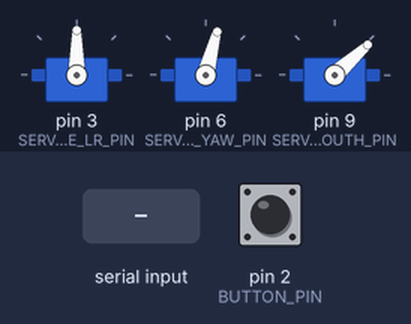
A sketch run on a simulated Arduino Uno, built with avr-gcc and run on an emulated ATmega328P. On the bench: 3 × servo. Inputs (shaded band) come from the test bench; at power-on: pin 2 (BUTTON_PIN) HIGH. Random numbers use the default seed unless the sketch sets one; what the sketch prints to the serial monitor is not drawn.

Above: at 1.2 s.
1.3 s: "PRINT|\n" received over Serial
4.3 s: pin 2 (BUTTON_PIN) pulled LOW for 0.15 s
Timing chart, 0 to 7.3 s (numbered marks = the images above; inputs shaded):
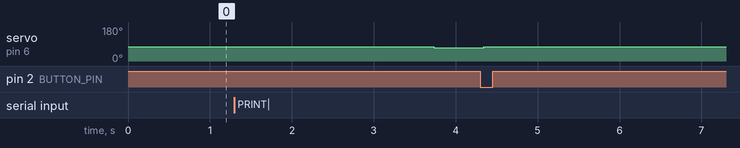

The sketch:

prevention_head_servo.ino
```cpp
/*
  Prevention Head Serial - stable robot baseline

  USB serial at 115200 baud:
    STATE:idle
    STATE:ready
    STATE:listening
    STATE:processing
    STATE:speaking
    STATE:waiting_for_reply
    STATE:error
    STATE:reset
    MOUTH:0..100

  Hardware mapping:
    Start button C/NO     -> pin 2 + GND
    Eye left/right servo  -> pin 3
    Eye up/down servo     -> pin 5
    Head side/side servo  -> pin 6
    Mouth servo           -> pin 9
    Thermal printer TX    -> pin 10 (optional, printer-to-Arduino)
    Thermal printer RX    -> pin 11 (Arduino-to-printer)

  Receipt printer:
    Browser sends PRINT|method|protects|effectiveness|use|gender|sideEffects|footer
    after the consultation is completed.
*/

#include <Servo.h>
#if defined(ARDUINO_ARCH_AVR)
#include <SoftwareSerial.h>
#define RECEIPT_PRINTER_AVAILABLE 1
#else
#define RECEIPT_PRINTER_AVAILABLE 0
#endif

const unsigned long SERIAL_BAUD = 115200;
const unsigned long PRINTER_BAUD = 9600;

const uint8_t BUTTON_PIN = 2;
const uint8_t SERVO_EYE_LR_PIN = 3;
const uint8_t SERVO_HEAD_YAW_PIN = 6;
const uint8_t SERVO_MOUTH_PIN = 9;
const uint8_t PRINTER_RX_PIN = 10;
const uint8_t PRINTER_TX_PIN = 11;

const int EYE_LR_MIN = 45;
const int EYE_LR_CENTER = 90;
const int EYE_LR_MAX = 135;

const int EYE_UD_MIN = 55;
const int EYE_UD_CENTER = 92;
const int EYE_UD_MAX = 130;

const int HEAD_YAW_MIN = 25;
const int HEAD_YAW_CENTER = 75;
const int HEAD_YAW_MAX = 125;

const int MOUTH_CLOSED = 42;
const int MOUTH_MID = 68;
const int MOUTH_OPEN = 95;

const float SERVO_SMOOTHING = 0.10f;
const float MOUTH_SMOOTHING = 0.34f;
const unsigned long BOOT_SETTLE_MS = 1400;
const unsigned long MANUAL_MOUTH_HOLD_MS = 420;
const unsigned long BUTTON_DEBOUNCE_MS = 45;

Servo servoEyeLR;
Servo servoHeadYaw;
Servo servoMouth;

#if RECEIPT_PRINTER_AVAILABLE
SoftwareSerial printerSerial(PRINTER_RX_PIN, PRINTER_TX_PIN);
#endif

String serialBuffer = "";
String currentState = "boot";

float eyeLRValue = EYE_LR_CENTER;
float eyeUDValue = EYE_UD_CENTER;
float headYawValue = HEAD_YAW_CENTER;
float mouthValue = MOUTH_CLOSED;

float eyeLRTarget = EYE_LR_CENTER;
float eyeUDTarget = EYE_UD_CENTER;
float headYawTarget = HEAD_YAW_CENTER;
float mouthTarget = MOUTH_CLOSED;

unsigned long bootStartedAt = 0;
unsigned long lastGazeShiftAt = 0;
unsigned long nextGazeShiftDelayMs = 1200;
unsigned long lastHeadShiftAt = 0;
unsigned long nextHeadShiftDelayMs = 1600;
unsigned long lastManualMouthAt = 0;
int manualMouthPercent = 0;

bool lastButtonReading = HIGH;
bool buttonState = HIGH;
unsigned long lastButtonChangeAt = 0;

void setup() {
  Serial.begin(SERIAL_BAUD);
  pinMode(BUTTON_PIN, INPUT_PULLUP);

#if RECEIPT_PRINTER_AVAILABLE
  printerSerial.begin(PRINTER_BAUD);
  resetPrinter();
#endif

  servoEyeLR.attach(SERVO_EYE_LR_PIN);
  servoHeadYaw.attach(SERVO_HEAD_YAW_PIN);
  servoMouth.attach(SERVO_MOUTH_PIN);

  bootStartedAt = millis();
  setState("boot");
  writeServosImmediate();

  Serial.println("PreventionHeadSerial ready");
#if RECEIPT_PRINTER_AVAILABLE
  Serial.println("Receipt printer serial ready");
#else
  Serial.println("Receipt printer unavailable on this board build");
#endif
}

void loop() {
  readSerialMessages();
  readButton();
  updateStateMachine();
  updateGazeTargets();
  updateHeadTargets();
  updateStateTargets();
  easeServos();
  writeServos();
}

void readSerialMessages() {
  while (Serial.available() > 0) {
    const char ch = (char)Serial.read();
    if (ch == '\r') continue;

    if (ch == '\n') {
      if (serialBuffer.length() > 0) {
        handleLine(serialBuffer);
        serialBuffer = "";
      }
      continue;
    }

    if (serialBuffer.length() < 560) {
      serialBuffer += ch;
    }
  }
}

void readButton() {
  const bool reading = digitalRead(BUTTON_PIN);

  if (reading != lastButtonReading) {
    lastButtonChangeAt = millis();
    lastButtonReading = reading;
  }

  if (millis() - lastButtonChangeAt < BUTTON_DEBOUNCE_MS) return;

  if (reading != buttonState) {
    buttonState = reading;

    if (buttonState == LOW) {
      Serial.println("BUTTON:start");
      setState("start");
    }
  }
}

void handleLine(String line) {
  line.trim();
  if (!line.length()) return;

  if (line.startsWith("STATE:")) {
    String next = line.substring(6);
    next.trim();
    next.toLowerCase();
    setState(next);
    Serial.print("state -> ");
    Serial.println(currentState);
  } else if (line.startsWith("MOUTH:")) {
    String value = line.substring(6);
    value.trim();
    manualMouthPercent = constrain(value.toInt(), 0, 100);
    lastManualMouthAt = millis();
    mouthTarget = map(manualMouthPercent, 0, 100, MOUTH_CLOSED, MOUTH_OPEN);
  } else if (line.startsWith("PRINT|")) {
    parkFaceForPrint();
    printReceipt(line);
    restoreFaceAfterPrint();
    setState("waiting_for_reply");
  }
}

void parkFaceForPrint() {
  eyeLRTarget = EYE_LR_CENTER;
  eyeUDTarget = EYE_UD_CENTER;
  headYawTarget = HEAD_YAW_CENTER;
  mouthTarget = MOUTH_CLOSED;
  writeServosImmediate();
  delay(220);
  servoEyeLR.detach();
  servoHeadYaw.detach();
  servoMouth.detach();
  lastGazeShiftAt = millis();
  lastHeadShiftAt = millis();
}

void restoreFaceAfterPrint() {
  servoEyeLR.attach(SERVO_EYE_LR_PIN);
  servoHeadYaw.attach(SERVO_HEAD_YAW_PIN);
  servoMouth.attach(SERVO_MOUTH_PIN);
  eyeLRTarget = EYE_LR_CENTER;
  eyeLRValue = EYE_LR_CENTER;
  headYawTarget = HEAD_YAW_CENTER;
  headYawValue = HEAD_YAW_CENTER;
  mouthTarget = MOUTH_CLOSED;
  mouthValue = MOUTH_CLOSED;
  servoEyeLR.write(EYE_LR_CENTER);
  servoHeadYaw.write(HEAD_YAW_CENTER);
  servoMouth.write(MOUTH_CLOSED);
  delay(120);
  lastGazeShiftAt = millis();
  lastHeadShiftAt = millis();
}

void resetPrinter() {
#if RECEIPT_PRINTER_AVAILABLE
  printerSerial.write(27);
  printerSerial.write('@');
  delay(60);
#endif
}

void printReceipt(const String &line) {
#if RECEIPT_PRINTER_AVAILABLE
  String fields[7];
  splitReceiptFields(line, fields, 7);

  resetPrinter();
  printerSerial.println();
  printerSerial.println("TILDELT PRAEVENTION:");
  printerSerial.println(printerAscii(fields[0]));
  printerSerial.println();
  printerSerial.println("BESKYTTER MOD:");
  printerSerial.println(printerAscii(fields[1]));
  printerSerial.println();
  printerSerial.println("EFFEKTIVITET:");
  printerSerial.println(printerAscii(fields[2]));
  printerSerial.println();
  printerSerial.println("ANVENDELSE:");
  printerSerial.println(printerAscii(fields[3]));
  printerSerial.println();
  printerSerial.println("BRUGERKOEN:");
  printerSerial.println(printerAscii(fields[4]));
  printerSerial.println();
  printerSerial.println("REGISTREREDE BIVIRKNINGER:");
  printReceiptEffects(fields[5]);
  printerSerial.println();
  printerSerial.println("---");
  printerSerial.println();
  printReceiptFooter(fields[6]);
  printerSerial.println();
  printerSerial.println();
  printerSerial.println();
  printerSerial.println();
  printerSerial.println();
  printerSerial.println();
  printerSerial.println();
  printerSerial.println();

  Serial.println("PRINT:done");
#else
  Serial.println("PRINT:printer_unavailable");
#endif
}

String printerText(String value) {
  value.replace("æ", "ae");
  value.replace("ø", "oe");
  value.replace("å", "aa");
  value.replace("Æ", "AE");
  value.replace("Ø", "OE");
  value.replace("Å", "AA");
  value.replace("…", "...");
  value.replace("–", "-");
  value.replace("•", "-");
  value.trim();
  if (!value.length()) return "-";
  return value;
}

String printerAscii(String value) {
  value.trim();
  String clean = "";
  for (unsigned int i = 0; i < value.length(); i += 1) {
    const char ch = value.charAt(i);
    if (ch >= 32 && ch <= 126) {
      clean += ch;
    }
  }
  clean.trim();
  if (!clean.length()) return "-";
  return clean;
}

void printReceiptEffects(const String &effects) {
  int start = 0;
  while (start <= effects.length()) {
    const int divider = effects.indexOf('~', start);
    String effect = divider < 0 ? effects.substring(start) : effects.substring(start, divider);
    effect.trim();
    if (effect.length()) {
      printerSerial.print("- ");
      printerSerial.println(printerAscii(effect));
    }
    if (divider < 0) break;
    start = divider + 1;
  }
}

void printReceiptFooter(const String &footer) {
  String text = printerAscii(footer);
  int start = 0;
  while (start < text.length()) {
    int end = start + 32;
    if (end >= text.length()) {
      printerSerial.println(text.substring(start));
      break;
    }
    int space = text.lastIndexOf(' ', end);
    if (space <= start) space = end;
    printerSerial.println(text.substring(start, space));
    start = space + 1;
  }
}

void splitReceiptFields(const String &line, String fields[], int fieldCount) {
  int start = 6;
  for (int i = 0; i < fieldCount; i += 1) {
    const int divider = line.indexOf('|', start);
    if (divider < 0) {
      fields[i] = line.substring(start);
      start = line.length();
    } else {
      fields[i] = line.substring(start, divider);
      start = divider + 1;
    }
    fields[i].trim();
    if (!fields[i].length()) fields[i] = "-";
  }
}

void setState(const String &next) {
  currentState = next;

  if (currentState == "reset" || currentState == "boot" || currentState == "start") {
    eyeLRTarget = EYE_LR_CENTER;
    eyeUDTarget = EYE_UD_CENTER;
    headYawTarget = HEAD_YAW_CENTER;
    mouthTarget = MOUTH_CLOSED;
    writeServosImmediate();
    return;
  }

  scheduleGazeShiftFromNow();
  scheduleHeadShiftFromNow();
}

void updateStateMachine() {
  if (currentState == "boot" && millis() - bootStartedAt > BOOT_SETTLE_MS) {
    setState("ready");
  }
}

void updateGazeTargets() {
  if (!shouldRoamEyes()) return;

  const unsigned long now = millis();
  if (now - lastGazeShiftAt < nextGazeShiftDelayMs) return;

  lastGazeShiftAt = now;
  nextGazeShiftDelayMs = pickGazeDelayForState();

  if (currentState == "processing") {
    const float horizontalPhase = (float)(now % 1900UL) / 1900.0f;
    const float verticalPhase = (float)(now % 1300UL) / 1300.0f;
    eyeLRTarget = EYE_LR_CENTER + (int)round(sinf(horizontalPhase * TWO_PI) * 4.0f);
    eyeUDTarget = EYE_UD_CENTER + (int)round(sinf(verticalPhase * TWO_PI + 0.7f) * 18.0f);

    if ((now / 420UL) % 3UL == 0UL) {
      eyeLRTarget = randomInt(EYE_LR_CENTER - 5, EYE_LR_CENTER + 5);
      eyeUDTarget = randomInt(EYE_UD_CENTER - 18, EYE_UD_CENTER + 18);
    }
  } else if (currentState == "speaking") {
    eyeLRTarget = randomInt(EYE_LR_CENTER - 5, EYE_LR_CENTER + 5);
    eyeUDTarget = randomInt(EYE_UD_CENTER - 5, EYE_UD_CENTER + 5);
  } else if (currentState == "waiting_for_reply") {
    eyeLRTarget = randomInt(EYE_LR_CENTER - 2, EYE_LR_CENTER + 2);
    eyeUDTarget = randomInt(EYE_UD_CENTER - 2, EYE_UD_CENTER + 2);
  } else {
    eyeLRTarget = randomInt(EYE_LR_CENTER - 6, EYE_LR_CENTER + 6);
    eyeUDTarget = randomInt(EYE_UD_CENTER - 4, EYE_UD_CENTER + 4);
  }
}

void updateHeadTargets() {
  if (!shouldRoamHead()) return;

  const unsigned long now = millis();
  if (now - lastHeadShiftAt < nextHeadShiftDelayMs) return;

  lastHeadShiftAt = now;
  nextHeadShiftDelayMs = pickHeadDelayForState();

  if (currentState == "idle" || currentState == "ready") {
    headYawTarget = randomInt(HEAD_YAW_CENTER - 28, HEAD_YAW_CENTER + 28);
  } else if (currentState == "listening") {
    headYawTarget = randomInt(HEAD_YAW_CENTER - 18, HEAD_YAW_CENTER + 18);
  } else if (currentState == "processing") {
    headYawTarget = HEAD_YAW_CENTER + (int)round(sinf(now / 920.0f) * 38.0f);
  } else if (currentState == "speaking") {
    headYawTarget = randomInt(HEAD_YAW_CENTER - 22, HEAD_YAW_CENTER + 22);
  } else if (currentState == "waiting_for_reply") {
    headYawTarget = randomInt(HEAD_YAW_CENTER - 8, HEAD_YAW_CENTER + 8);
  }
}

void updateStateTargets() {
  const unsigned long now = millis();

  if (currentState == "boot" || currentState == "reset" || currentState == "start") {
    eyeLRTarget = EYE_LR_CENTER;
    eyeUDTarget = EYE_UD_CENTER;
    headYawTarget = HEAD_YAW_CENTER;
    mouthTarget = MOUTH_CLOSED;
  } else if (currentState == "idle") {
    mouthTarget = MOUTH_CLOSED;
  } else if (currentState == "ready") {
    eyeLRTarget = EYE_LR_CENTER;
    eyeUDTarget = EYE_UD_CENTER;
    headYawTarget = HEAD_YAW_CENTER;
    mouthTarget = MOUTH_CLOSED;
  } else if (currentState == "listening") {
    eyeUDTarget = EYE_UD_CENTER - 2;
    mouthTarget = MOUTH_CLOSED;
  } else if (currentState == "processing") {
    mouthTarget = MOUTH_CLOSED;
  } else if (currentState == "speaking") {
    mouthTarget = speakingMouthTarget(now);
  } else if (currentState == "waiting_for_reply") {
    mouthTarget = MOUTH_CLOSED;
  } else if (currentState == "error") {
    eyeLRTarget = EYE_LR_CENTER;
    eyeUDTarget = EYE_UD_CENTER + 2;
    headYawTarget = HEAD_YAW_CENTER - 8;
    mouthTarget = MOUTH_MID;
  }

  eyeLRTarget = clampf(eyeLRTarget, EYE_LR_MIN, EYE_LR_MAX);
  eyeUDTarget = clampf(eyeUDTarget, EYE_UD_MIN, EYE_UD_MAX);
  headYawTarget = clampf(headYawTarget, HEAD_YAW_MIN, HEAD_YAW_MAX);
  mouthTarget = clampf(mouthTarget, MOUTH_CLOSED, MOUTH_OPEN);
}

void easeServos() {
  eyeLRValue += (eyeLRTarget - eyeLRValue) * SERVO_SMOOTHING;
  headYawValue += (headYawTarget - headYawValue) * SERVO_SMOOTHING;
  mouthValue += (mouthTarget - mouthValue) * MOUTH_SMOOTHING;
}

void writeServos() {
  servoEyeLR.write((int)round(eyeLRValue));
  servoHeadYaw.write((int)round(headYawValue));
  servoMouth.write((int)round(mouthValue));
}

void writeServosImmediate() {
  eyeLRValue = eyeLRTarget;
  headYawValue = headYawTarget;
  mouthValue = mouthTarget;
  writeServos();
}

bool shouldRoamEyes() {
  return currentState == "idle" ||
         currentState == "ready" ||
         currentState == "processing" ||
         currentState == "speaking" ||
         currentState == "waiting_for_reply";
}

bool shouldRoamHead() {
  return currentState == "idle" ||
         currentState == "ready" ||
         currentState == "listening" ||
         currentState == "processing" ||
         currentState == "speaking" ||
         currentState == "waiting_for_reply";
}

unsigned long pickGazeDelayForState() {
  if (currentState == "idle" || currentState == "ready") return (unsigned long)randomInt(1700, 2800);
  if (currentState == "processing") return (unsigned long)randomInt(70, 120);
  if (currentState == "speaking") return (unsigned long)randomInt(480, 850);
  if (currentState == "waiting_for_reply") return (unsigned long)randomInt(1800, 2800);
  return (unsigned long)randomInt(900, 1700);
}

unsigned long pickHeadDelayForState() {
  if (currentState == "idle" || currentState == "ready") return (unsigned long)randomInt(2200, 3600);
  if (currentState == "processing") return (unsigned long)randomInt(180, 260);
  if (currentState == "speaking") return (unsigned long)randomInt(1200, 2100);
  return (unsigned long)randomInt(1800, 3000);
}

void scheduleGazeShiftFromNow() {
  lastGazeShiftAt = millis();
  nextGazeShiftDelayMs = pickGazeDelayForState();
}

void scheduleHeadShiftFromNow() {
  lastHeadShiftAt = millis();
  nextHeadShiftDelayMs = pickHeadDelayForState();
}

int speakingMouthTarget(unsigned long now) {
  if (now - lastManualMouthAt <= MANUAL_MOUTH_HOLD_MS) {
    return map(manualMouthPercent, 0, 100, MOUTH_CLOSED, MOUTH_OPEN);
  }

  const float phase = (float)(now % 760UL) / 760.0f;
  const float waveA = sinf(phase * TWO_PI * 2.0f);
  const float waveB = sinf(phase * TWO_PI * 3.0f + 0.8f);
  const float amount = (waveA * 0.55f + waveB * 0.25f + 1.0f) * 0.5f;
  return (int)round(MOUTH_CLOSED + amount * (MOUTH_OPEN - MOUTH_CLOSED));
}

long randomInt(long minValue, long maxValue) {
  if (maxValue <= minValue) return minValue;
  return random(minValue, maxValue + 1);
}

float clampf(float value, float minValue, float maxValue) {
  if (value < minValue) return minValue;
  if (value > maxValue) return maxValue;
  return value;
}
```

Measured:
- after the input at 1.3 s, servo on pin 6 (SERVO_HEAD_YAW_PIN): 75° → 71° after 2.4 s
